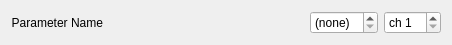
<?xml version="1.0" encoding="UTF-8"?>
<ui version="4.0">
 <class>PluginParameter</class>
 <widget class="QWidget" name="PluginParameter">
  <property name="geometry">
   <rect>
    <x>0</x>
    <y>0</y>
    <width>452</width>
    <height>34</height>
   </rect>
  </property>
  <property name="windowTitle">
   <string>Form</string>
  </property>
  <layout class="QHBoxLayout" name="horizontalLayout">
   <item>
    <widget class="QLabel" name="label">
     <property name="text">
      <string>Parameter Name</string>
     </property>
     <property name="alignment">
      <set>Qt::AlignRight|Qt::AlignTrailing|Qt::AlignVCenter</set>
     </property>
    </widget>
   </item>
   <item>
    <widget class="ParamSpinBox" name="widget" native="true">
     <property name="sizePolicy">
      <sizepolicy hsizetype="Expanding" vsizetype="Preferred">
       <horstretch>0</horstretch>
       <verstretch>0</verstretch>
      </sizepolicy>
     </property>
     <property name="contextMenuPolicy">
      <enum>Qt::CustomContextMenu</enum>
     </property>
    </widget>
   </item>
   <item>
    <widget class="QSpinBox" name="sb_control">
     <property name="contextMenuPolicy">
      <enum>Qt::CustomContextMenu</enum>
     </property>
     <property name="specialValueText">
      <string>(none)</string>
     </property>
     <property name="prefix">
      <string>cc #</string>
     </property>
     <property name="minimum">
      <number>-1</number>
     </property>
     <property name="maximum">
      <number>119</number>
     </property>
     <property name="value">
      <number>-1</number>
     </property>
    </widget>
   </item>
   <item>
    <widget class="QSpinBox" name="sb_channel">
     <property name="contextMenuPolicy">
      <enum>Qt::CustomContextMenu</enum>
     </property>
     <property name="prefix">
      <string>ch </string>
     </property>
     <property name="minimum">
      <number>1</number>
     </property>
     <property name="maximum">
      <number>16</number>
     </property>
     <property name="value">
      <number>1</number>
     </property>
    </widget>
   </item>
  </layout>
 </widget>
 <customwidgets>
  <customwidget>
   <class>ParamSpinBox</class>
   <extends>QWidget</extends>
   <header>paramspinbox.h</header>
   <container>1</container>
  </customwidget>
 </customwidgets>
 <resources/>
 <connections/>
</ui>
